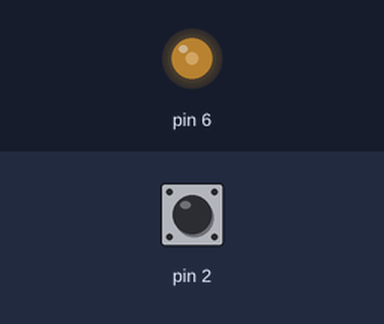
The sketch below on a simulated Arduino Uno, built with avr-gcc and run on an emulated ATmega328P. Shown: output pins drawn as LEDs (lit = HIGH). Inputs (shaded band) come from the test bench; at power-on: pin 2 HIGH.

Above: at 0.1 s.
At 0.7 s:
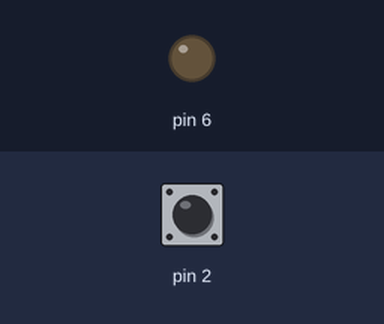
Timing chart, 0 to 2.2 s (numbered marks = the images above):
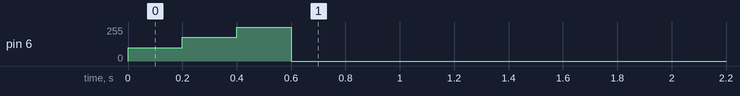

The sketch:

sensor_works.ino
```cpp
int count=0;
void setup() {
  // put your setup code here, to run once:

  pinMode(2,INPUT_PULLUP);
  pinMode(6,OUTPUT);
}

void loop() {
  // put your main code here, to run repeatedly:
int val=digitalRead(2);
if(val==0);
{
  count=count+1;
}
if(count==1){
  analogWrite(6,100);
}
else if(count==2){
  analogWrite(6,180);
}
else if(count==3){
  analogWrite(6,255);
}
else{
  analogWrite(6,0);
  count ==0;
}
delay(200);
}
```

Measured:
- by itself, pin 6: 0/255 → 100/255 at 0.00 s, → 180/255 0.20 s later, → 255/255 0.20 s later, → 0/255 0.20 s later
